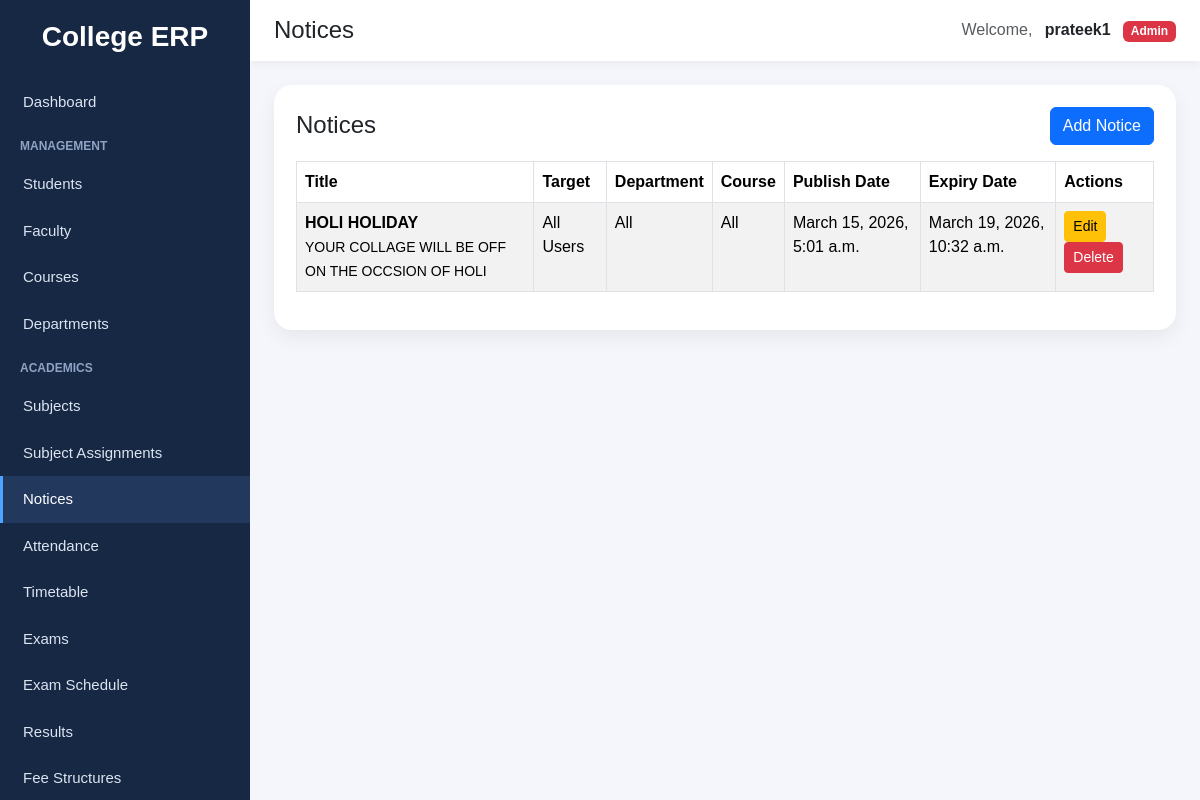
Screenshot of /notices/ (signed in) with the database file from the repository.
### accounts/models.py (models this page shows, shortened)
class CustomUser(AbstractUser):
    ROLE_CHOICES = (
        ("student", "Student"),
        ("faculty", "Faculty"),
        ("admin", "Admin"),
    )
    role = models.CharField(max_length=20, choices=ROLE_CHOICES)
    groups = models.ManyToManyField(
        Group,
        blank=True,
        related_name="customuser_set",
        related_query_name="customuser"
    )
    user_permissions = models.ManyToManyField(
        Permission,
        blank=True,
        related_name="customuser_permissions_set",
        related_query_name="customuser_permission"
    )

### notices/models.py (models this page shows, shortened)
class Notice(models.Model):
    TARGET_CHOICES = (
        ("all", "All Users"),
        ("students", "Students"),
        ("faculty", "Faculty"),
    )
    title = models.CharField(max_length=200)
    message = models.TextField()
    target = models.CharField(
        max_length=20,
        choices=TARGET_CHOICES,
        default="all"
    )
    department = models.ForeignKey(
        Department,
        on_delete=models.SET_NULL,
        null=True,
        blank=True
    )
    course = models.ForeignKey(
        Course,
        on_delete=models.SET_NULL,
        null=True,
        blank=True
    )
    publish_date = models.DateTimeField(default=timezone.now)
    expiry_date = models.DateTimeField(null=True, blank=True)
    is_active = models.BooleanField(default=True)
    created_at = models.DateTimeField(auto_now_add=True)
    class Meta:
        ordering = ["-publish_date", "-id"]

### notices/views.py (the view)
# urls.py: path("", views.notice_list, name="notice_list"),
@login_required
def notice_list(request):
    if request.user.is_superuser or getattr(request.user, "role", None) == "admin":
        notices = Notice.objects.all().order_by("-publish_date", "-id")
    else:
        notices = get_visible_notices_for_user(request.user)
    return render(request, "notices/notice_list.html", {
        "notices": notices
    })

### notices/context_processors.py (called while the page is built)
def latest_notices(request):
    if not request.user.is_authenticated:
        return {"latest_notices": []}
    notices = get_visible_notices_for_user(request.user)[:5]
    return {"latest_notices": notices}

### notices/views.py (called while the page is built, shortened)
def get_visible_notices_for_user(user):
    notices = Notice.objects.filter(
        is_active=True,
        publish_date__lte=timezone.now()
    ).exclude(
        expiry_date__isnull=False,
        expiry_date__lt=timezone.now()
    )
    if user.is_superuser or getattr(user, "role", None) == "admin":
        return notices.order_by("-publish_date", "-id")

### notices/templates/notices/notice_list.html (shortened to what this page needs)
{% extends "base.html" %}
{% block page_title %}Notices{% endblock %}
{% block content %}
<div class="page-card">
    <div class="d-flex justify-content-between align-items-center mb-3">
        <h4 class="mb-0">Notices</h4>
        {% if request.user.is_superuser or request.user.role == "admin" %}
            <a href="{% url 'notice_add' %}" class="btn btn-primary">Add Notice</a>
        {% endif %}
    </div>
    {% if notices %}
        <div class="table-responsive">
            <table class="table table-bordered table-striped">
                <thead>
                    <tr>
                        <th>Title</th>
                        <th>Target</th>
                        <th>Department</th>
                        <th>Course</th>
                        <th>Publish Date</th>
                        <th>Expiry Date</th>
                        {% if request.user.is_superuser or request.user.role == "admin" %}
                            <th>Actions</th>
                        {% endif %}
                    </tr>
                </thead>
                <tbody>
                    {% for notice in notices %}
                    <tr>
                        <td>
                            <strong>{{ notice.title }}</strong><br>
                            <small>{{ notice.message|truncatechars:120 }}</small>
                        </td>
                        <td>{{ notice.get_target_display }}</td>
                        <td>{{ notice.department|default:"All" }}</td>
                        <td>{{ notice.course|default:"All" }}</td>
                        <td>{{ notice.publish_date }}</td>
                        <td>{{ notice.expiry_date|default:"-" }}</td>
                        {% if request.user.is_superuser or request.user.role == "admin" %}
                        <td>
                            <a href="{% url 'notice_edit' notice.id %}" class="btn btn-sm btn-warning">Edit</a>
                            <a href="{% url 'notice_delete' notice.id %}" class="btn btn-sm btn-danger">Delete</a>
                        </td>
                        {% endif %}
                    </tr>
                    {% endfor %}
                </tbody>
            </table>
        </div>
    {% else %}
        <p class="text-muted mb-0">No notices found.</p>
    {% endif %}
</div>
{% endblock %}

### templates/base.html (shortened to what this page needs)
<!DOCTYPE html>
<html lang="en">
<head>
    <link href="https://cdn.jsdelivr.net/npm/bootstrap@5.3.3/dist/css/bootstrap.min.css" rel="stylesheet">
</head>
<body>
<div class="sidebar">
    <h3>College ERP</h3>
    {% if request.user.is_authenticated %}
        {% if request.user.is_superuser or request.user.role == 'admin' %}
            <a href="/dashboard/" class="{% if '/dashboard' in request.path or request.path == '/' %}active-link{% endif %}">
                Dashboard
            </a>
            <div class="sidebar-section-title">Management</div>
            <a href="{% url 'student_list' %}" class="{% if '/students/' in request.path %}active-link{% endif %}">
                Students
            </a>
            <a href="{% url 'faculty_list' %}" class="{% if '/faculty/' in request.path %}active-link{% endif %}">
                Faculty
            </a>
            <a href="/courses/" class="{% if '/courses/' in request.path %}active-link{% endif %}">
                Courses
            </a>
            <a href="/departments/" class="{% if '/departments/' in request.path %}active-link{% endif %}">
                Departments
            </a>
            <div class="sidebar-section-title">Academics</div>
            <a href="/subjects/" class="{% if '/subjects/' in request.path and '/subjects/assignments/' not in request.path and '/subjects/my/' not in request.path %}active-link{% endif %}">
                Subjects
            </a>
            <a href="{% url 'subject_assignment_list' %}" class="{% if '/subjects/assignments/' in request.path %}active-link{% endif %}">
                Subject Assignments
            </a>
            <a href="{% url 'notice_list' %}" class="{% if '/notices/' in request.path %}active-link{% endif %}">
                Notices
            </a>
            <a href="{% url 'attendance_list' %}" class="{% if '/attendance/' in request.path %}active-link{% endif %}">
                Attendance
            </a>
            <a href="{% url 'timetable_list' %}" class="{% if '/timetable/' in request.path and '/timetable/faculty/' not in request.path and '/timetable/student/' not in request.path %}active-link{% endif %}">
                Timetable
            </a>
            <a href="/exams/" class="{% if '/exams/' in request.path and '/exams/results/' not in request.path %}active-link{% endif %}">
                Exams
            </a>
            <a href="{% url 'exam_schedule_list' %}" class="{% if '/exams/schedule/' in request.path %}active-link{% endif %}">
                Exam Schedule
            </a>
            <a href="{% url 'result_list' %}" class="{% if '/exams/results/list/' in request.path %}active-link{% endif %}">
                Results
            </a>
            <a href="{% url 'fee_structure_list' %}" class="{% if '/finance/structures/' in request.path %}active-link{% endif %}">
                Fee Structures
            </a>
        {% endif %}
    {% endif %}
</div>
<div class="main-content">
    <div class="topbar d-flex justify-content-between align-items-center">
        <h4 class="mb-0">{% block page_title %}College ERP{% endblock %}</h4>
        <div>
            {% if request.user.is_authenticated %}
                <span class="me-2 text-muted">Welcome,</span>
                <strong>{{ request.user.username }}</strong>
                {% if request.user.is_superuser %}
                    <span class="badge bg-danger ms-2">Admin</span>
                {% elif request.user.role %}
                    <span class="badge bg-primary ms-2">{{ request.user.role|title }}</span>
                {% endif %}
            {% endif %}
        </div>
    </div>
    <div class="content-area">
        {% block content %}{% endblock %}
    </div>
</div>
</body>
</html>

### templates/base.html (style rules this page uses)
body { background-color: #f4f6fb; margin: 0; padding: 0; font-family: Arial, sans-serif; }
.sidebar { width: 250px; min-height: 100vh; background: #172844; color: white; position: fixed; top: 0; left: 0; padding-top: 20px; }
.sidebar h3 { text-align: center; margin-bottom: 25px; font-weight: 700; }
.sidebar a { color: #dbe4f0; text-decoration: none; display: block; padding: 12px 20px; font-size: 15px; border-left: 3px solid transparent; }
.sidebar a:hover, .sidebar a.active-link { background: #22385d; color: white; border-left: 3px solid #4da3ff; }
.sidebar-section-title { font-size: 12px; color: #8fa4c3; padding: 12px 20px 6px; text-transform: uppercase; font-weight: bold; }
.main-content { margin-left: 250px; min-height: 100vh; }
.topbar { background: white; padding: 16px 24px; box-shadow: 0 2px 10px rgba(0,0,0,0.06); }
.content-area { padding: 24px; }
.page-card { background: white; border-radius: 18px; padding: 22px; box-shadow: 0 8px 20px rgba(0,0,0,0.06); }

### rows the page displays
CustomUser: user.username "prateek1"
Notice: title "HOLI HOLIDAY", message "YOUR COLLAGE WILL BE OFF ON THE OCCSION OF HOLI", target "All Users", department "All", course "All", publish_date "March 15, 2026, 5:01 a.m.", expiry_date "March 19, 2026, 10:32 a.m."
